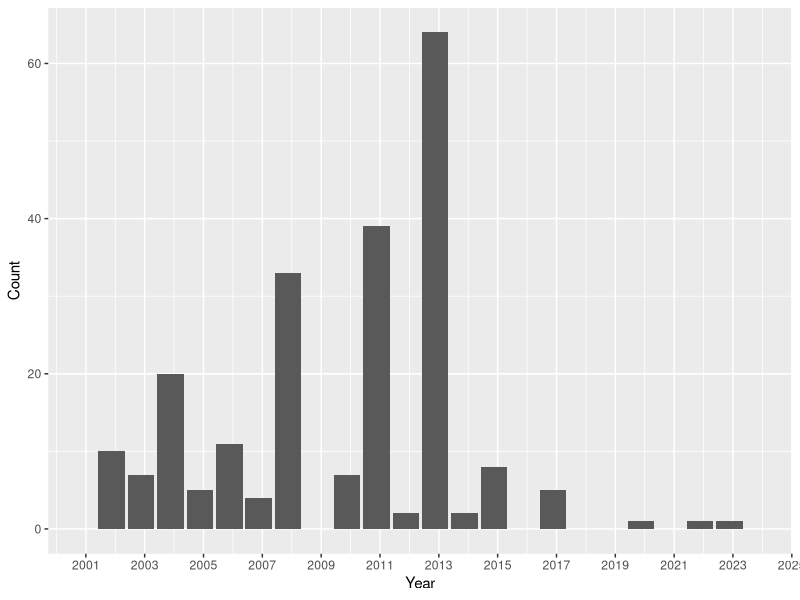
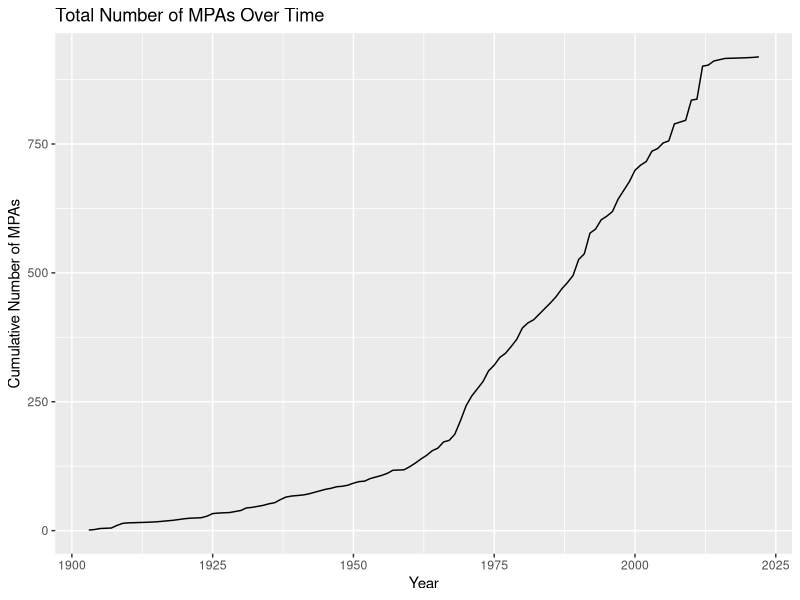
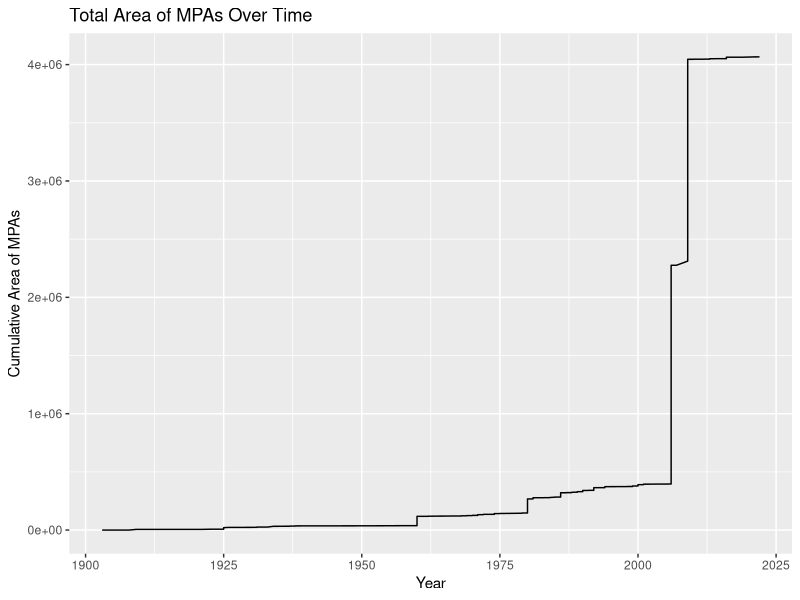
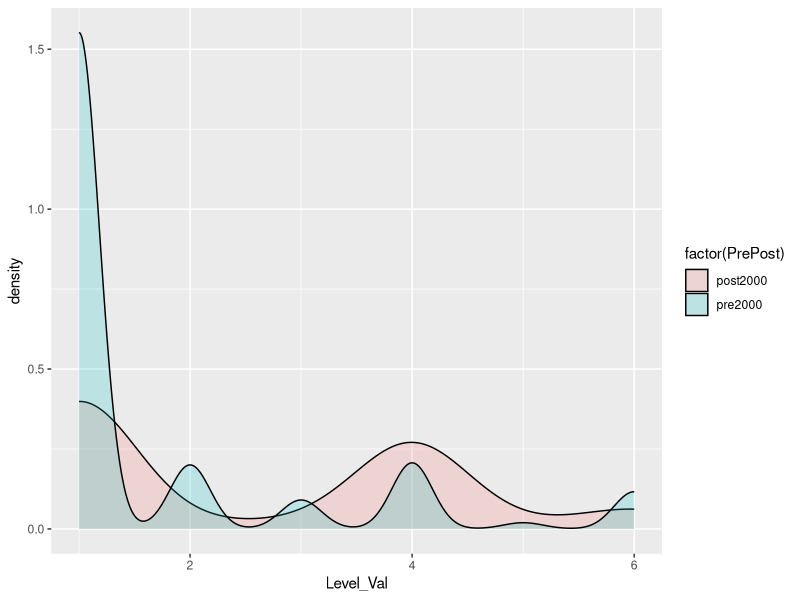

Source code (R) for these figures, in order: (Note: this script raises an error after producing the figures.)
## ---- chunk 1
#knitr::opts_chunk$set(echo = TRUE)
library(here)
library(tidyverse)
library(lubridate)
library(dplyr)
library(ggplot2)
here()

MPA.data <- read.csv(here('DataRaw/NOAA_Marine_Protected_Areas_Inventory_2023.csv'),
                     stringsAsFactors = TRUE, 
                     colClasses = c('Year.Established' = 'factor'))

MPA.data.clean <- MPA.data %>%
  select(OBJECTID, Site.Name, State, Level.of.Protection, Management.Plan, Year.Established, Marine.Status, Area..km2., Marine.Area..km2., Percent.Area.Marine, No.Take.Area..km2., Longitude, Latitude) %>% 
  filter(Year.Established != 0)

MPA.data.clean$Year.Established <- as.Date(MPA.data.clean$Year.Established, format = '%Y')

colnames(MPA.data.clean)[8] <- "Area"
colnames(MPA.data.clean)[9] <- "Marine.Area"
colnames(MPA.data.clean)[11] <- "No.Take.Area"
  
Clean.plot <- 
  ggplot(MPA.data.clean) +
  geom_bar(aes(x=Year.Established)) +
  scale_x_date(date_breaks = "2 years", date_labels = "%Y", limits = as.Date(c("2000-11-15", "2023-11-15"))) +
  labs(x = "Year", y = "Count")
print(Clean.plot)


NoTake <- MPA.data.clean %>% 
  filter(No.Take.Area != 0)

PartialNoTake <- NoTake %>% 
  filter(Area != No.Take.Area)

#filter(Marine.Status == Marine)?
## ---- chunk 2

MPA.parks.year <- MPA.data.clean %>%
  mutate("year" = year(Year.Established)) %>%
  group_by(year) %>%
  summarise(count = n()) %>% # Getting the number of parks created per year
  mutate('Cumulative' = cumsum(count)) # Calculating a cumulative sum of the total number of parks per year

# Plot the cumulative sum of NUMBER of MPAs per year to visualize trend over time.
total_num_plot <-
  ggplot(MPA.parks.year) +
  geom_line(aes(x = year,
                y = Cumulative)) +
  labs(title = "Total Number of MPAs Over Time",
       x = "Year",
       y = "Cumulative Number of MPAs")

total_num_plot

# Wrangle data to have the cumulative total area over time.
MPA.totalarea.year <- MPA.data.clean %>%
  mutate("year" = year(Year.Established)) %>%
  arrange(ymd(MPA.data.clean$Year.Established)) %>%
  mutate('Cum_Area' = cumsum(Area))

# Plot the cumulative sum of AREA of MPAs per year to visualize trend over time.
total_area_plot <-
  ggplot(MPA.totalarea.year) +
  geom_line(aes(x = year,
                y = Cum_Area)) +
  labs(title = "Total Area of MPAs Over Time",
       x = "Year",
       y = "Cumulative Area of MPAs")

total_area_plot
## ---- chunk 3
# Wrangling the data in order to turn qualitative variables into numeric values.

# Checking the categories of Level of Protection and Management Plan colunms in the df.
levels(MPA.data.clean$Level.of.Protection)
levels(MPA.data.clean$Management.Plan)

# Making a new df to work with for this section
MPA_ttest_df <- MPA.data.clean %>%
  select(OBJECTID, Level.of.Protection, Management.Plan, Year.Established) %>%
  mutate("year" = year(Year.Established))

# Creating a new column with number values assigned to each Level of Protection.
# Range from 1 (lowest level of protection) to 6 (highest level of protection).
# Values/ranking based off metadata information of what each Level allows.
MPA_ttest_df$Level_Val <- as.numeric(ifelse(MPA_ttest_df$Level.of.Protection == "No Access", '6',
                                      ifelse(MPA_ttest_df$Level.of.Protection == "No Impact",'5',
                                      ifelse(MPA_ttest_df$Level.of.Protection == "No Take",'4',
                                      ifelse(MPA_ttest_df$Level.of.Protection == "Uniform Multiple Use",'1',
                                      ifelse(MPA_ttest_df$Level.of.Protection == "Zoned Multiple Use",'2',
                                      ifelse(MPA_ttest_df$Level.of.Protection == "Zoned w/No Take Areas",'3',
                                             '0')))))))

# Do the same thing as above for the Management Plan column.
MPA_ttest_df$Mngmt_Val <- as.numeric(ifelse(MPA_ttest_df$Management.Plan == 
                                              "Community Agreement", '2',
                                      ifelse(MPA_ttest_df$Management.Plan == 
                                               "MPA Management Plan", '6',
                                      ifelse(MPA_ttest_df$Management.Plan == 
                                               "MPA Programmatic Management Plan", '6',
                                      ifelse(MPA_ttest_df$Management.Plan == 
                                               "No Management Plan", '1',
                                      ifelse(MPA_ttest_df$Management.Plan == 
                                               "Non-MPA Programmatic Fisheries Management Plan", '4',
                                      ifelse(MPA_ttest_df$Management.Plan == 
                                               "Non-MPA Programmatic Habitat Management Plan", '5',
                                      ifelse(MPA_ttest_df$Management.Plan == 
                                               "Non-MPA Programmatic Species Management Plan", '3',
                                      ifelse(MPA_ttest_df$Management.Plan == 
                                               "Non-MPA Programmatic Species Management Plan\n", '3',
                                      ifelse(MPA_ttest_df$Management.Plan == 
                                               "Site-Specific Management Plan", '7',
                                             '0'))))))))))

# Make another column for the combined average of the ranking from Level of Protection and Management Plan
MPA_ttest_df$Combo_Val <- rowMeans(MPA_ttest_df[ , c(6,7)], na.rm=TRUE)

# Make another column that separates years into two categories for t-test (pre and post 2000)
MPA_ttest_df$PrePost <- as.factor(ifelse(MPA_ttest_df$year < 2000, 'pre2000','post2000'))

## ---- chunk 4
plot_density <-
  ggplot(MPA_ttest_df,
         aes(Level_Val, fill = factor(PrePost))) +
  geom_density(alpha = 0.2)

plot_density


#Exercise 1: Density plot means y axis is frequency, so you need to specify Ozone as x
oz_density_plot <- 
  ggplot(EPAair, aes(Ozone, fill=factor(Year))) + #this makes r know to make Year into a factor with two levels (2018 and 2019)
  geom_density(alpha = 0.2) + #alpha changes the transparency
  theme_bw() + #this changes the colors, can also use "scale_fill_manual(values = c("darkgreen", "lightblue"))
  labs(x = "Ozone AQI value",
       y = "Density",
       fill = "") #this makes the legend title be gone

oz_density_plot

## ---- chunk 5
# Two-sample T-test for Level of Protection
# Null: the protection level means are equal; alt: means are not equal)
level.twosample <- t.test(MPA_ttest_df$Level_Val ~ MPA_ttest_df$PrePost)
level.twosample

# Two-sample T-test for Management Plan
# Null: the protection level means are equal; alt: means are not equal)
mngmt.twosample <- t.test(MPA_ttest_df$Mngmt_Val ~ MPA_ttest_df$PrePost)
mngmt.twosample

# Two-sample T-test for Combo of Level of Protection and Management Plan
# Null: the protection level means are equal; alt: means are not equal)
combo.twosample <- t.test(MPA_ttest_df$Combo_Val ~ MPA_ttest_df$PrePost)
combo.twosample

####Do we need/want GLM? Is it even viable in our case?####
# Format as a GLM
level.glm <- lm(MPA_ttest_df$Level_Val ~ MPA_ttest_df$PrePost)
summary(level.glm)
#ask if year is a predictor of Ozone levels to form this equation, shows that year IS a predictor of Ozone levels
